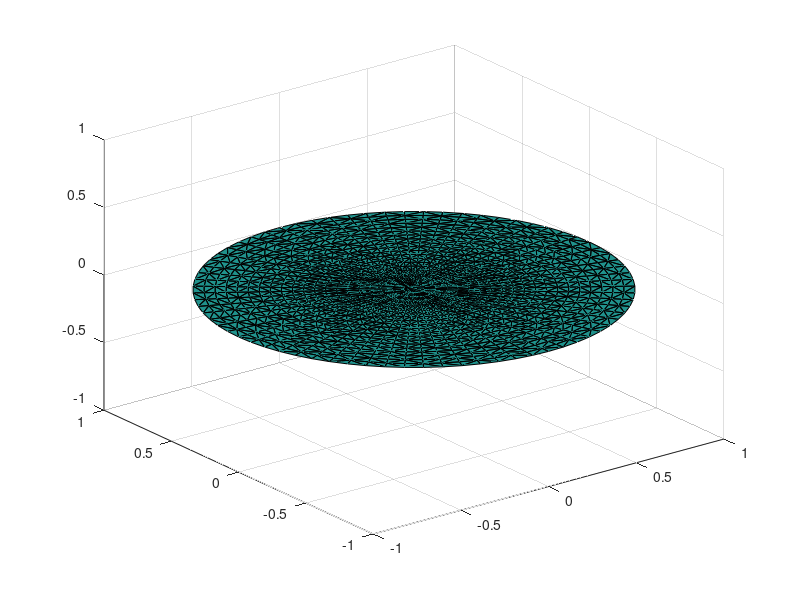

MATLAB code for this plot:
%CircularDiscretization:

clear all
counter = 1;

for(r = 0.05:0.05:1)
    for(theta = 0:5:355)
        x(counter) = r*cosd(theta);
        y(counter) = r*sind(theta);
        counter = counter + 1;
    end
end

Connectivity = delaunay(x,y);
Vertices = [x',y']

figure
trisurf(Connectivity, x,y,x*0)